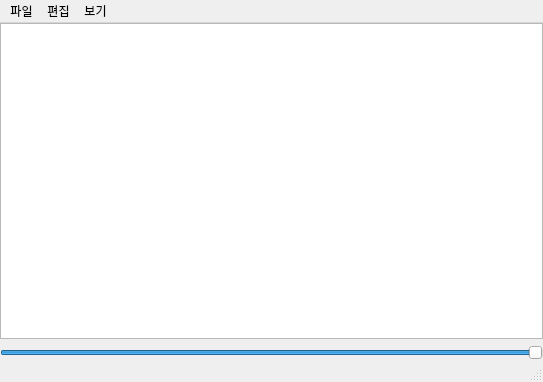
<?xml version="1.0" encoding="UTF-8"?>
<ui version="4.0">
 <class>MainWindow</class>
 <widget class="QMainWindow" name="MainWindow">
  <property name="windowModality">
   <enum>Qt::NonModal</enum>
  </property>
  <property name="geometry">
   <rect>
    <x>0</x>
    <y>0</y>
    <width>543</width>
    <height>382</height>
   </rect>
  </property>
  <property name="windowTitle">
   <string>투명 메모 프로그램</string>
  </property>
  <property name="locale">
   <locale language="Korean" country="SouthKorea"/>
  </property>
  <property name="tabShape">
   <enum>QTabWidget::Triangular</enum>
  </property>
  <widget class="QWidget" name="centralwidget">
   <layout class="QGridLayout" name="gridLayout">
    <property name="leftMargin">
     <number>0</number>
    </property>
    <property name="topMargin">
     <number>0</number>
    </property>
    <property name="rightMargin">
     <number>0</number>
    </property>
    <property name="bottomMargin">
     <number>0</number>
    </property>
    <item row="0" column="0">
     <layout class="QGridLayout" name="gridLayout_2">
      <item row="0" column="0">
       <widget class="QTextEdit" name="textEdit">
        <property name="font">
         <font>
          <pointsize>14</pointsize>
         </font>
        </property>
       </widget>
      </item>
     </layout>
    </item>
    <item row="1" column="0">
     <widget class="QSlider" name="slider">
      <property name="mouseTracking">
       <bool>false</bool>
      </property>
      <property name="focusPolicy">
       <enum>Qt::ClickFocus</enum>
      </property>
      <property name="value">
       <number>99</number>
      </property>
      <property name="tracking">
       <bool>true</bool>
      </property>
      <property name="orientation">
       <enum>Qt::Horizontal</enum>
      </property>
      <property name="tickPosition">
       <enum>QSlider::NoTicks</enum>
      </property>
     </widget>
    </item>
   </layout>
  </widget>
  <widget class="QMenuBar" name="menubar">
   <property name="geometry">
    <rect>
     <x>0</x>
     <y>0</y>
     <width>543</width>
     <height>26</height>
    </rect>
   </property>
   <widget class="QMenu" name="menu_file">
    <property name="title">
     <string>파일</string>
    </property>
    <addaction name="action_open"/>
    <addaction name="action_save"/>
    <addaction name="action_close"/>
    <addaction name="action_stt"/>
   </widget>
   <widget class="QMenu" name="menu_edit">
    <property name="title">
     <string>편집</string>
    </property>
    <addaction name="action_undo"/>
    <addaction name="action_cut"/>
    <addaction name="action_copy"/>
    <addaction name="action_paste"/>
    <addaction name="action_find"/>
    <addaction name="action_find_replace"/>
    <addaction name="action_capture"/>
   </widget>
   <widget class="QMenu" name="menu_view">
    <property name="title">
     <string>보기</string>
    </property>
    <addaction name="separator"/>
    <addaction name="action_set_font"/>
    <addaction name="action_set_top_level"/>
    <addaction name="action_unset_top_level"/>
    <addaction name="action_hide_frame"/>
   </widget>
   <addaction name="menu_file"/>
   <addaction name="menu_edit"/>
   <addaction name="menu_view"/>
  </widget>
  <widget class="QStatusBar" name="statusbar"/>
  <action name="action_open">
   <property name="text">
    <string>열기</string>
   </property>
   <property name="shortcut">
    <string>Ctrl+O</string>
   </property>
  </action>
  <action name="action_save">
   <property name="text">
    <string>저장</string>
   </property>
   <property name="shortcut">
    <string>Ctrl+S</string>
   </property>
  </action>
  <action name="action_saveas">
   <property name="text">
    <string>다른 이름으로 저장</string>
   </property>
   <property name="shortcut">
    <string>Ctrl+Shift+S</string>
   </property>
  </action>
  <action name="action_close">
   <property name="text">
    <string>끝내기</string>
   </property>
  </action>
  <action name="action_undo">
   <property name="text">
    <string>실행 취소</string>
   </property>
   <property name="shortcut">
    <string>Ctrl+Z</string>
   </property>
  </action>
  <action name="action_cut">
   <property name="text">
    <string>잘라내기</string>
   </property>
   <property name="shortcut">
    <string>Ctrl+X</string>
   </property>
  </action>
  <action name="action_copy">
   <property name="text">
    <string>복사</string>
   </property>
   <property name="shortcut">
    <string/>
   </property>
  </action>
  <action name="action_paste">
   <property name="text">
    <string>붙여넣기</string>
   </property>
   <property name="shortcut">
    <string>Ctrl+V</string>
   </property>
  </action>
  <action name="action_find">
   <property name="text">
    <string>찾기</string>
   </property>
   <property name="shortcut">
    <string>Ctrl+F</string>
   </property>
  </action>
  <action name="action_next_find">
   <property name="text">
    <string>다음 찾기</string>
   </property>
   <property name="shortcut">
    <string>Ctrl+F</string>
   </property>
  </action>
  <action name="action_prev_find">
   <property name="text">
    <string>이전 찾기</string>
   </property>
   <property name="shortcut">
    <string>F3</string>
   </property>
  </action>
  <action name="action_find_replace">
   <property name="text">
    <string>바꾸기</string>
   </property>
   <property name="shortcut">
    <string>Shift+F3</string>
   </property>
  </action>
  <action name="action_go">
   <property name="text">
    <string>이동</string>
   </property>
   <property name="shortcut">
    <string>Ctrl+H</string>
   </property>
  </action>
  <action name="action_all_select">
   <property name="text">
    <string>모두 선택</string>
   </property>
   <property name="shortcut">
    <string>Ctrl+A</string>
   </property>
  </action>
  <action name="action_datetime">
   <property name="text">
    <string>시간 / 날짜</string>
   </property>
   <property name="shortcut">
    <string>F5</string>
   </property>
  </action>
  <action name="action_set_top_level">
   <property name="text">
    <string>최상위 고정</string>
   </property>
   <property name="shortcut">
    <string>Ctrl+3</string>
   </property>
  </action>
  <action name="action_unset_top_level">
   <property name="text">
    <string>최상위 고정 해제</string>
   </property>
   <property name="shortcut">
    <string>Ctrl+4</string>
   </property>
  </action>
  <action name="action_hide">
   <property name="text">
    <string>창 숨기기</string>
   </property>
   <property name="shortcut">
    <string>Ctrl+1</string>
   </property>
  </action>
  <action name="action_unhide">
   <property name="text">
    <string>창 숨기 해제</string>
   </property>
   <property name="shortcut">
    <string>Ctrl+2</string>
   </property>
   <property name="visible">
    <bool>true</bool>
   </property>
  </action>
  <action name="action_capture">
   <property name="text">
    <string>캡쳐</string>
   </property>
  </action>
  <action name="action_stt">
   <property name="text">
    <string>STT</string>
   </property>
  </action>
  <action name="action_set_font">
   <property name="text">
    <string>폰트</string>
   </property>
  </action>
  <action name="action_hide_frame">
   <property name="text">
    <string>숨기기</string>
   </property>
   <property name="shortcut">
    <string>Ctrl+1</string>
   </property>
  </action>
  <action name="action_show_frame">
   <property name="text">
    <string>Show</string>
   </property>
   <property name="shortcut">
    <string>Ctrl+2</string>
   </property>
  </action>
 </widget>
 <resources/>
 <connections/>
</ui>
